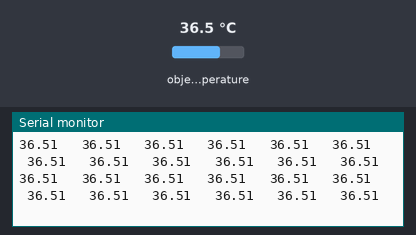
Simulated run of this sketch. Board: Arduino Uno, built with avr-gcc and run on an emulated ATmega328P. Parts: the last lines printed to the serial monitor. Inputs (shaded band) come from the test bench; at power-on: object temperature 36.5 °C.

Above: at 1.2 s.
1.3 s: object temperature set to 20 °C
At 1.9 s:
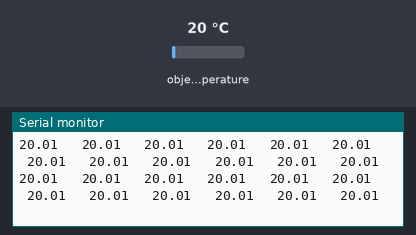
4.3 s: object temperature set to 26 °C
At 5.2 s:
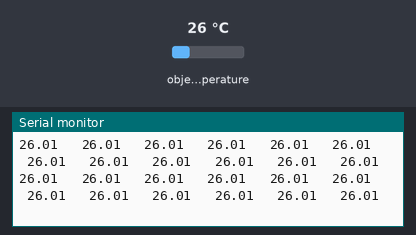
7.3 s: object temperature set to 44 °C
At 8.1 s:
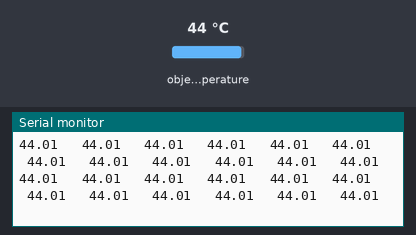
10.3 s: object temperature set to 32 °C
At 10.8 s:
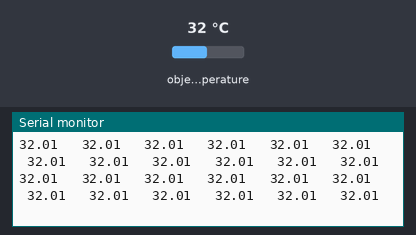
19.3 s: object temperature set to 39 °C
At 20.0 s:
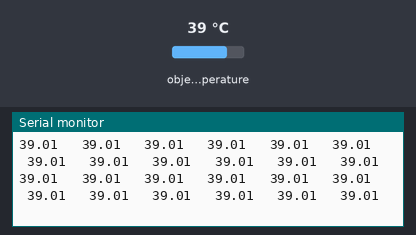
Timing chart, 0 to 22.3 s (numbered marks = the images above; inputs shaded):
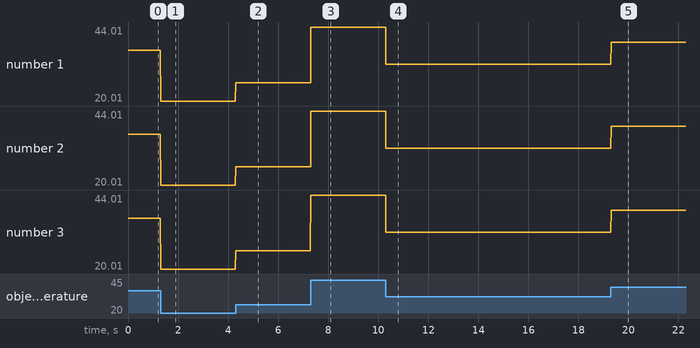

Measured:
- after the input at 1.3 s, the serial monitor: prints a new line at once (image 1)
- after the input at 4.3 s, the serial monitor: prints a new line at once (image 2)
- after the input at 7.3 s, the serial monitor: prints a new line at once (image 3)
- after the input at 10.3 s, the serial monitor: prints a new line at once (image 4)
- after the input at 19.3 s, the serial monitor: prints a new line at once (image 5)
- plotted number 1: 36.51 → 20.01 after the input at 1.3 s, 20.01 → 26.01 after the input at 4.3 s, 26.01 → 44.01 after the input at 7.3 s, 44.01 → 32.01 after the input at 10.3 s, 32.01 → 39.01 after the input at 19.3 s
- plotted number 2: 36.51 → 20.01 after the input at 1.3 s, 20.01 → 26.01 after the input at 4.3 s, 26.01 → 44.01 after the input at 7.3 s, 44.01 → 32.01 after the input at 10.3 s, 32.01 → 39.01 after the input at 19.3 s
- plotted number 3: 36.51 → 20.01 after the input at 1.3 s, 20.01 → 44.01 after the input at 4.3 s, 44.01 → 32.01 after the input at 10.3 s, 32.01 → 39.01 after the input at 19.3 s

The sketch:

12TempSensors.ino
```cpp
#include <Wire.h> // I2C library, required for MLX90614
#include <SparkFunMLX90614.h> // SparkFunMLX90614 Arduino library

IRTherm therm1;
IRTherm therm2;
IRTherm therm3;
IRTherm therm4;
IRTherm therm5;
IRTherm therm6;
IRTherm therm7;
IRTherm therm8;
IRTherm therm9;
IRTherm therm10;
IRTherm therm11;
IRTherm therm12;


void setup() {

  // put your setup code here, to run once:
 Serial.begin(2000000); // Initialize Serial to log output

   therm1.begin(0x50); // Initialize thermal IR sensor
   therm1.setUnit(TEMP_C);

   therm2.begin(0x51); // Initialize thermal IR sensor
   therm2.setUnit(TEMP_C);

   therm3.begin(0x52); // Initialize thermal IR sensor
   therm3.setUnit(TEMP_C);

   therm4.begin(0x53); // Initialize thermal IR sensor
   therm4.setUnit(TEMP_C);

   therm5.begin(0x54); // Initialize thermal IR sensor
   therm5.setUnit(TEMP_C);

   therm6.begin(0x55); // Initialize thermal IR sensor
   therm6.setUnit(TEMP_C);

   therm7.begin(0x56); // Initialize thermal IR sensor
   therm7.setUnit(TEMP_C);

   therm8.begin(0x57); // Initialize thermal IR sensor
   therm8.setUnit(TEMP_C);

   therm9.begin(0x58); // Initialize thermal IR sensor
   therm9.setUnit(TEMP_C);

   therm10.begin(0x59); // Initialize thermal IR sensor
   therm10.setUnit(TEMP_C);

   therm11.begin(0x5A); // Initialize thermal IR sensor
   therm11.setUnit(TEMP_C);

   therm12.begin(0x5B); // Initialize thermal IR sensor
   therm12.setUnit(TEMP_C);

 }

void loop() {

//unsigned long start = micros();
// Call to your function
TempSensors();
// Compute the time it took
//unsigned long end = milli();
//unsigned long delta = end - start;
//Serial.println(delta);


}

 void TempSensors(){

if(therm1.read()){
  double Temp1 = therm1.object();
  Serial.print(String(Temp1)+ "   ");
}

if(therm2.read()){
   double Temp2 = therm2.object();
  Serial.print(String(Temp2) + "   ");
}

if(therm3.read()){
  double Temp3 = therm3.object();
  Serial.print( String(Temp3)+ "   ");
}

if(therm4.read()){
  double Temp4 = therm4.object();
  Serial.print(String(Temp4)+ "   ");
}

if(therm5.read()){
  double Temp5 = therm5.object();
  Serial.print(String(Temp5)+ "   ");
}

if(therm6.read()){
  double Temp6 = therm6.object();
  Serial.print(String(Temp6)+ "   ");
}

if(therm7.read()){
  double Temp7 = therm7.object();
  Serial.print(String(Temp7)+ "   ");
}

if(therm8.read()){
  double Temp8 = therm8.object();
  Serial.print( String(Temp8)+ "   ");
}

if(therm9.read()){
  double Temp9 = therm9.object();
  Serial.print(String(Temp9)+ "   ");
}

if(therm10.read()){
  double Temp10 = therm10.object();
  Serial.print(String(Temp10)+ "   ");
}

if(therm11.read()){
  double Temp11 = therm11.object();
  Serial.print(String(Temp11)+ "   ");
}

if(therm12.read()){
  double Temp12 = therm12.object();
  Serial.println(String(Temp12)+ "   ");
}

}
```
